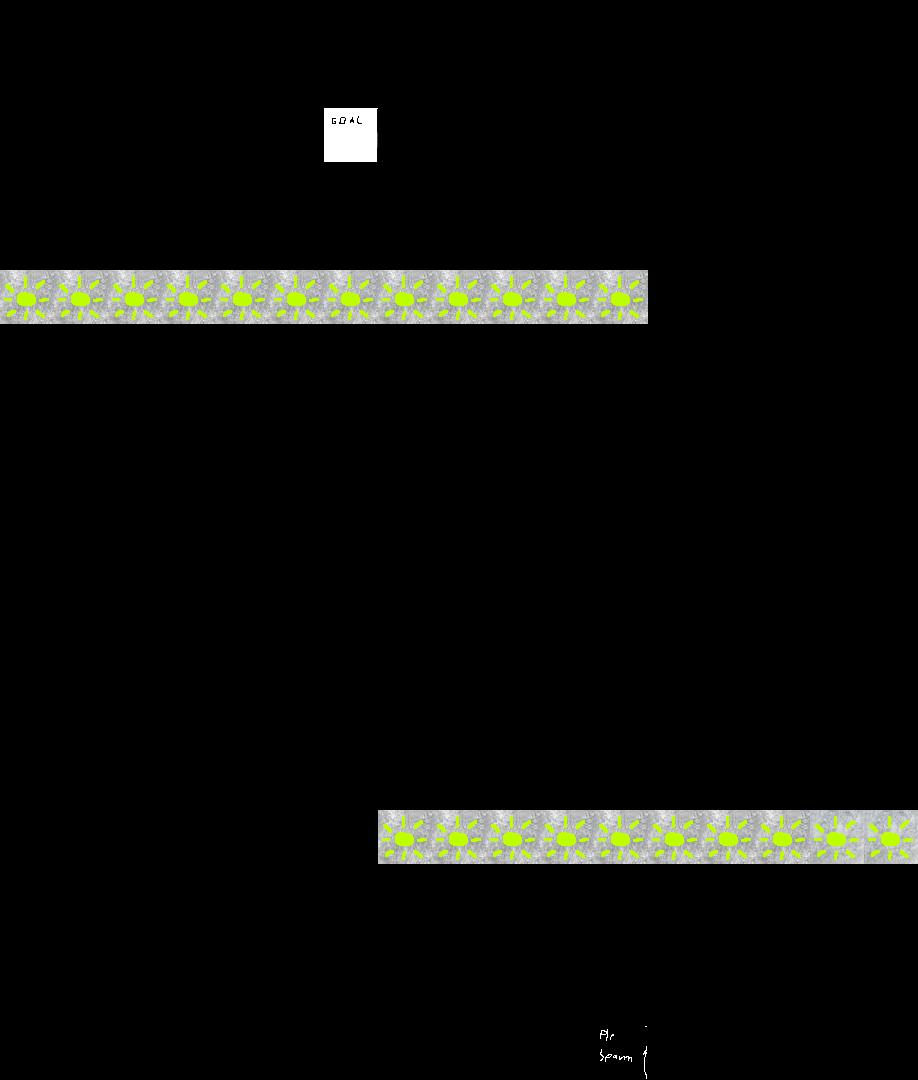

Rendered tile map (Tiled .tmx) drawn with the repository's tilesets; below, a short description and the map source with its tile grids summarised:
An orthogonal 17x20 tile map with 54x54 px tiles, 2 tile layers (Tile Layer 1, Tile Layer 2).

<map version="1.9" tiledversion="1.9.0" orientation="orthogonal" renderorder="right-down" width="17" height="20" tilewidth="54" tileheight="54" infinite="0" nextlayerid="3" nextobjectid="1">
 <tileset firstgid="1" source="temp2.tsx" />
 <layer id="1" name="Tile Layer 1" width="17" height="20">
  <data>[340 cells, 24 non-empty, 4 distinct tile ids]</data>
 </layer>
 <layer id="2" name="Tile Layer 2" width="17" height="20">
  <data>[340 cells, 22 non-empty, 1 distinct tile ids]</data>
 </layer>
</map>
